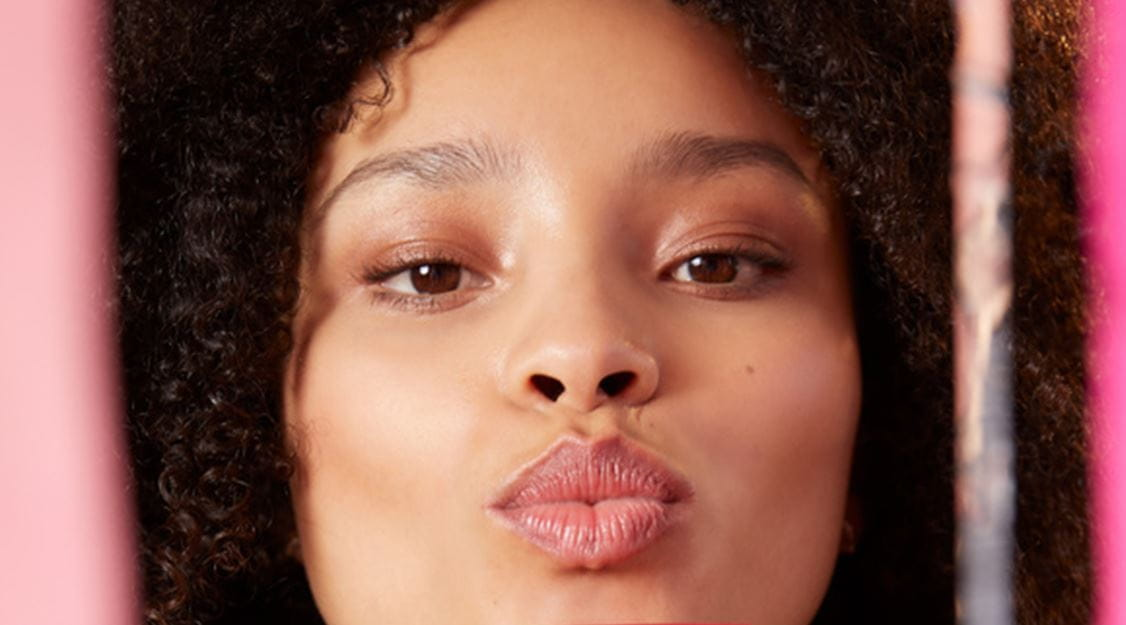
#> input picture img/face.jpg, 1126 x 625 px
$ python binarization.py
#> lines starting #> are read from the running program, lines starting #| are printed output that depends on the picture; after the words box and inside, x2 and y2 are one past the last pixel; in counts of white or black regions, pixels touching at a corner belong together; long printed decimals are rounded
import cv2
import numpy as np
import time

# naive
img =  cv2.imread('img/face.jpg')
#> img is the input picture: shape (625, 1126, 3); mean B, G, R 79.9, 90.6, 138.5
gray_img = cv2.cvtColor(img, cv2.COLOR_BGR2GRAY)
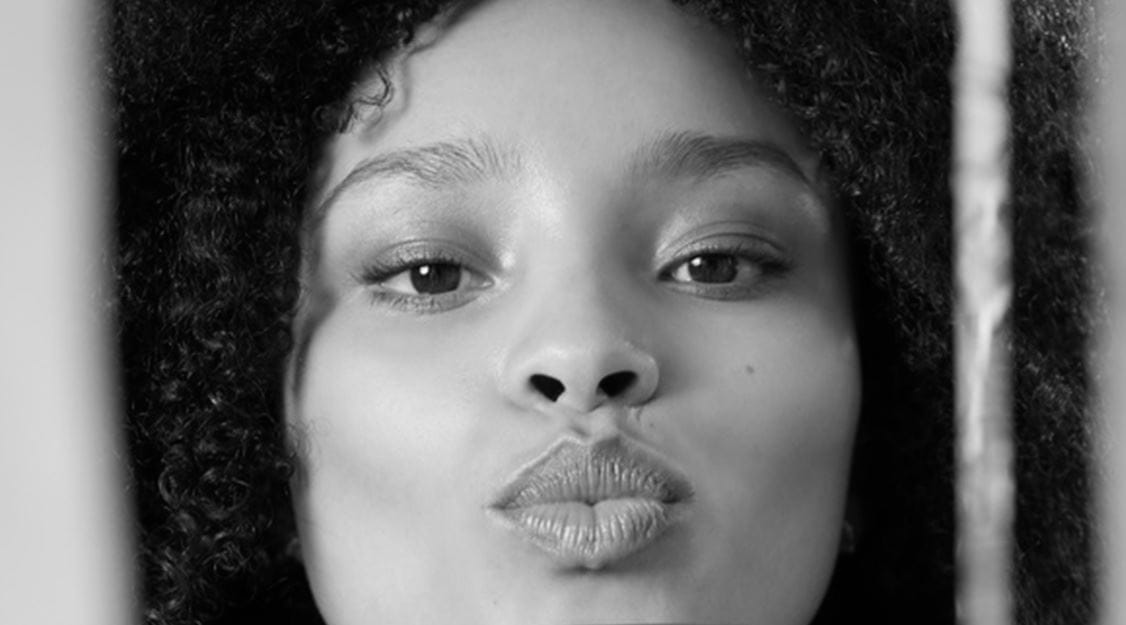
#> gray_img: shape (625, 1126); min 0, max 254, mean 103.7

height, width = gray_img.shape[:2]
#> height = 625; width = 1126

variations = []

naive_otsu_start = time.time()
for T in range(256) :
    white = gray_img[gray_img >= T]
    black = gray_img[gray_img < T]

    # print(len(white))
    # print(len(black))
    white_var = np.var(white)
    if len(white) == 0 :
        white_var = 0
    black_var = np.var(black)
    if len(black) == 0 :
        black_var = 0
    v_within = len(white) * white_var + len(black) * black_var
    variations.append(v_within)
#> this loop made 256 passes
#> v_within on passes 1 to 3: 4.05e+09, 4.05e+09, 4e+09
#> after the loop, variations = 256 values, max 4.05e+09 at index 0, min 716980924.8 at index 100, mean 1.94e+09

best_threshold = np.argmin(variations)
#> best_threshold = 100
naive_otsu_elapse_time = time.time() - naive_otsu_start

print(f'best threshold that has minimum variance is {variations[best_threshold]} when T={best_threshold}' )
#| best threshold that has minimum variance is 716980924.834 when T=100

_, naive_threshed = cv2.threshold(gray_img, best_threshold, 255, cv2.THRESH_BINARY)
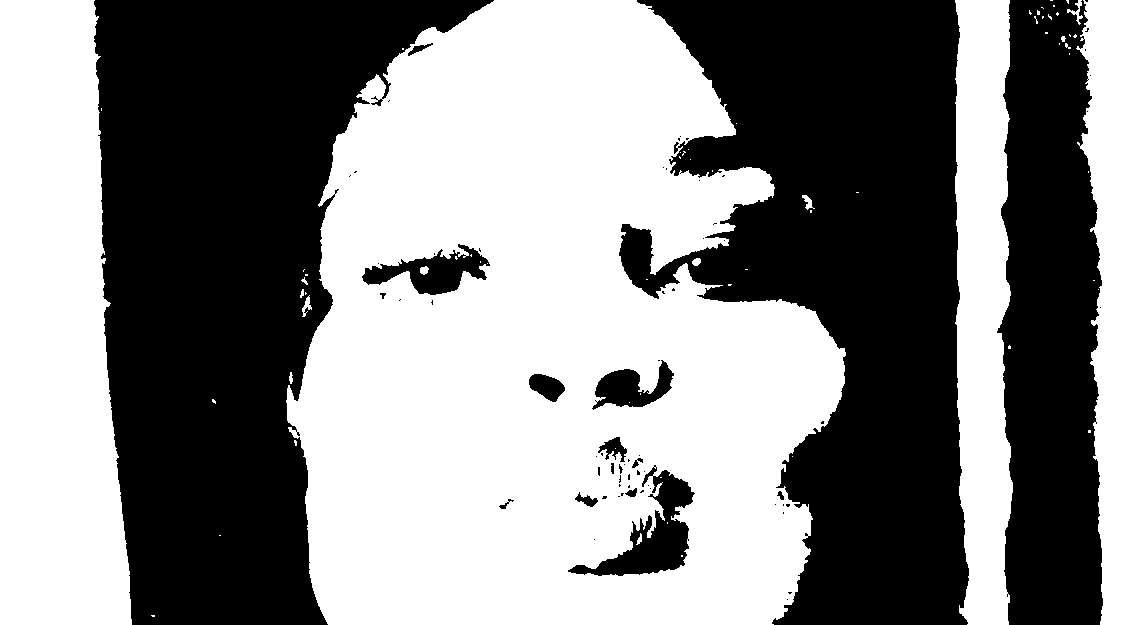
#> naive_threshed: shape (625, 1126); 53% white; 70 black regions (53 under 20 px), largest, box (x1, y1, x2, y2) and area: (94, 0, 494, 625) 139232, (619, 0, 969, 625) 125859, (997, 0, 1103, 625) 54238
_, otsu_threshed = cv2.threshold(gray_img, -1, 255, cv2.THRESH_BINARY | cv2.THRESH_OTSU)
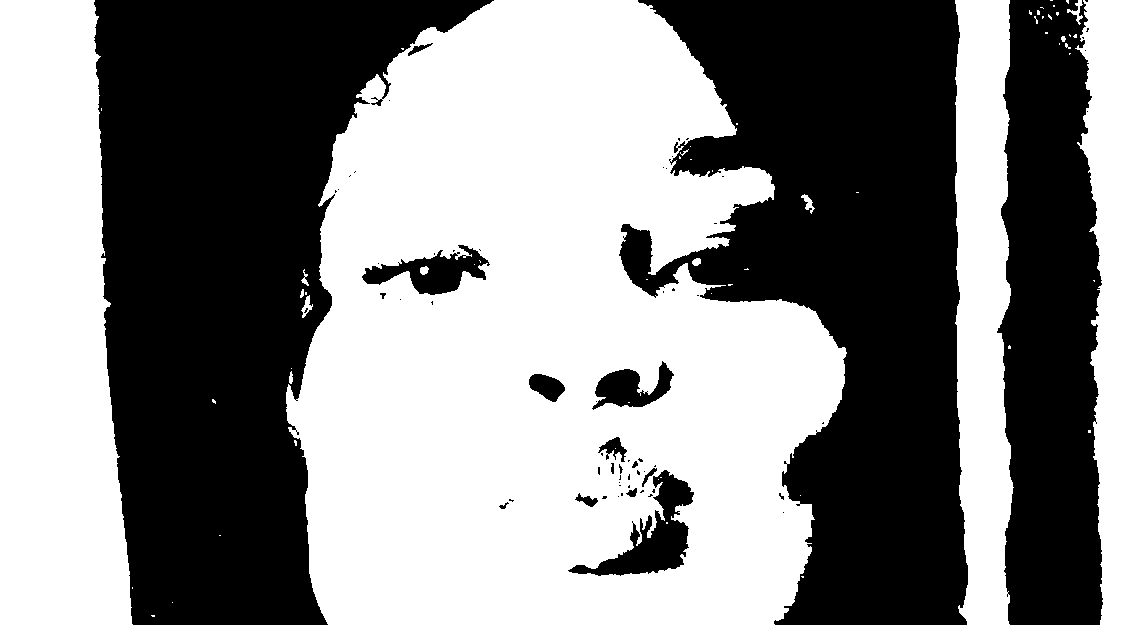
#> otsu_threshed: shape (625, 1126); 53.3% white; 67 black regions (51 under 20 px), largest, box (x1, y1, x2, y2) and area: (94, 0, 494, 625) 138894, (619, 0, 968, 625) 124965, (997, 0, 1103, 625) 53983


# OTSU algorithm : more efficient version
# ## TODO : 값이 naive와 다름. 뭔가 잘못됨.
## 순환식으로 T-1에 대해 구한 값을 활용하여 연산량을 줄임.
## w0(t) = w0(t-1) + h(t)
## mu_0(t) = (w0(t-1)*mu_0(t-1) + t*h(t)) / w0(t)
## mu_1(t) = (mu - w0(t) * mu_0(t)) / (1-w0(t))
## v_between = w_0(t)(1-w_0(t))(mu_0(t) - mu_1(t))**2. v_between이 최대값인 T를 찾아라.

otsu_time = time.time()
mu_total = np.mean(gray_img)
#> mu_total = 103.7
v_total = np.var(gray_img)
#> v_total = 5752.6

variations = []

height, width = gray_img.shape[:2]
prev_w0 = len(gray_img[gray_img == 0]) / (height * width)
#> prev_w0 = 0.000168
prev_mu0 = 0
prev_mu1 = (mu_total - prev_w0 * prev_mu0) / (1- prev_w0)
#> prev_mu1 = 103.8
v_between = prev_w0 * ( 1- prev_w0) * ((prev_mu0 - prev_mu1)**2)
#> v_between = 1.81
variations.append(v_between)

for t in range(1, 256) :

    h_t = len(gray_img[gray_img == t] / (height * width))
    curr_w0 = prev_w0 + h_t
    curr_mu0 = (prev_w0 *  prev_mu0 + t * h_t) / curr_w0
    curr_mu1 = (mu_total - curr_w0 * curr_mu0) / (1 - curr_w0)

    v_between = curr_w0 * (1 - curr_w0) * ((curr_mu0 - curr_mu1)**2)
    variations.append(v_between)

    prev_w0 = curr_w0
    prev_mu0 = curr_mu0
#> this loop made 255 passes
#> (h_t, curr_w0, curr_mu0, curr_mu1, v_between, prev_w0, prev_mu0) on passes 1 to 3: (4731, 4731, 1, 0.978, -10559.2, 4731, 1), (13756, 18487, 1.74, 1.74, -10405.2, 18487, 1.74), (10337, 28824, 2.19, 2.19, -10313.3, 28824, 2.19)
#> after the loop, variations = 256 values, max 1.81 at index 0, min -10559.2 at index 1, mean -3912

best_threshold = np.argmax(variations)
#> best_threshold = 0

otsu_elapse_time = time.time() - otsu_time

print(f'best threshold that has maximum v_between is {variations[best_threshold]} when T={best_threshold}' )
#| best threshold that has maximum v_between is 1.805 when T=0


print(f'naive time : {naive_otsu_elapse_time}\notsu algorithm time : {otsu_elapse_time}')

cv2.imshow('naive search otsu vs cv2 otsu', np.hstack([naive_threshed, otsu_threshed]))
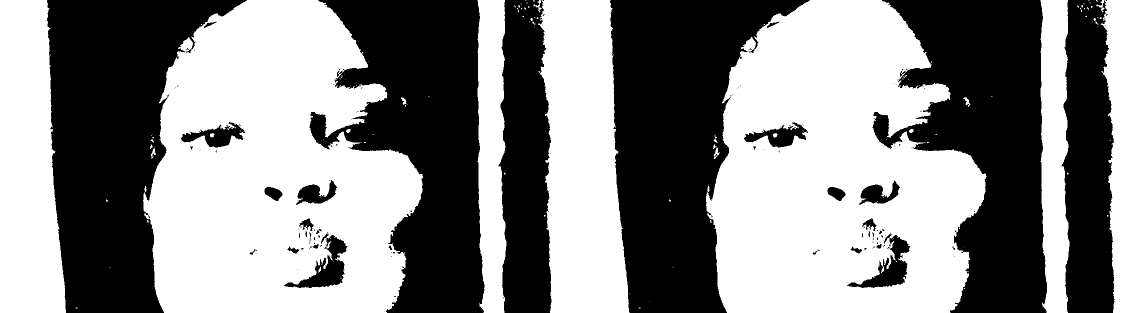
#> window 'naive search otsu vs cv2 otsu': shape (625, 2252) (shown at 1/2 size); 53.1% white; 137 black regions (104 under 20 px), largest, box (x1, y1, x2, y2) and area: (94, 0, 494, 625) 139232, (1220, 0, 1620, 625) 138894, (619, 0, 969, 625) 125859
cv2.waitKey(0)
cv2.destroyAllWindows()

$ run again, with img/crossfit.jpg copied over img/face.jpg
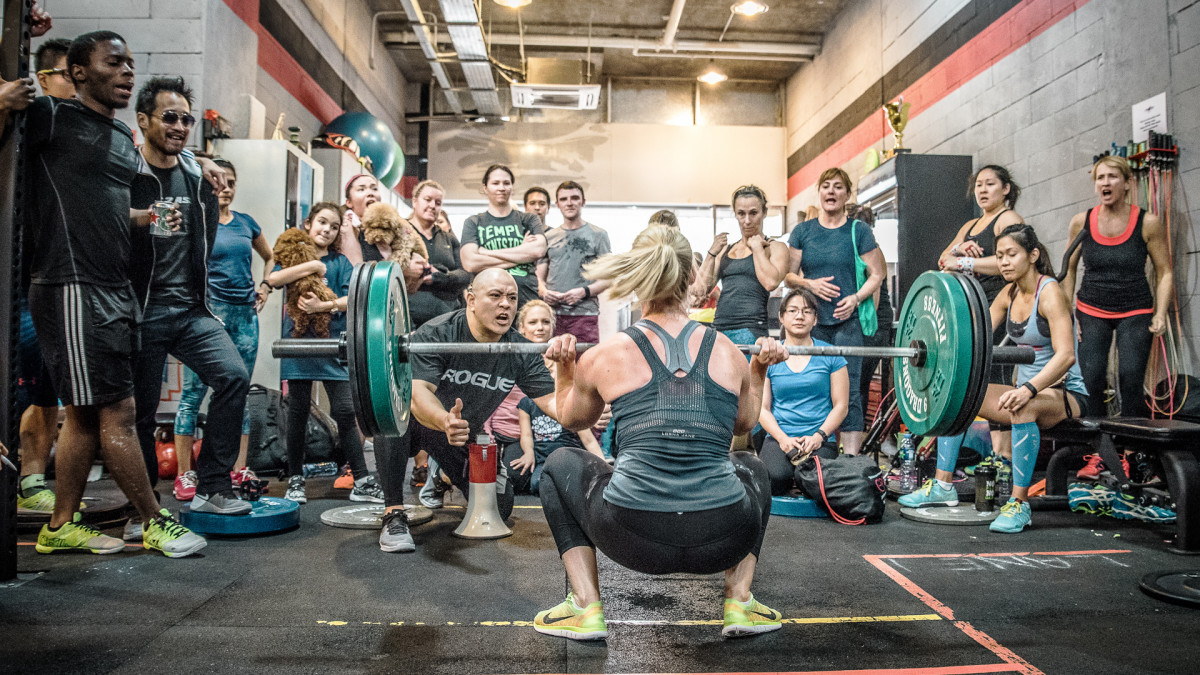
#> input picture img/crossfit.jpg, 1200 x 675 px
#> img is the input picture: shape (675, 1200, 3); mean B, G, R 100.8, 107.4, 110.6
#> the loop `for T in range(256) :` made 256 passes
#> v_within on passes 1 to 3: 3.5e+09, 3.49e+09, 3.47e+09
#> after the loop `for T in range(256) :`: variations = 256 values, max 3.5e+09 at index 0, min 921092521.2 at index 118, mean 1.92e+09
#> `best_threshold = np.argmin(variations)`: best_threshold = 118
#| best threshold that has minimum variance is 921092521.200 when T=118
#> `_, naive_threshed = cv2.threshold(gray_img, best_threshold, 255, cv2.T..`:
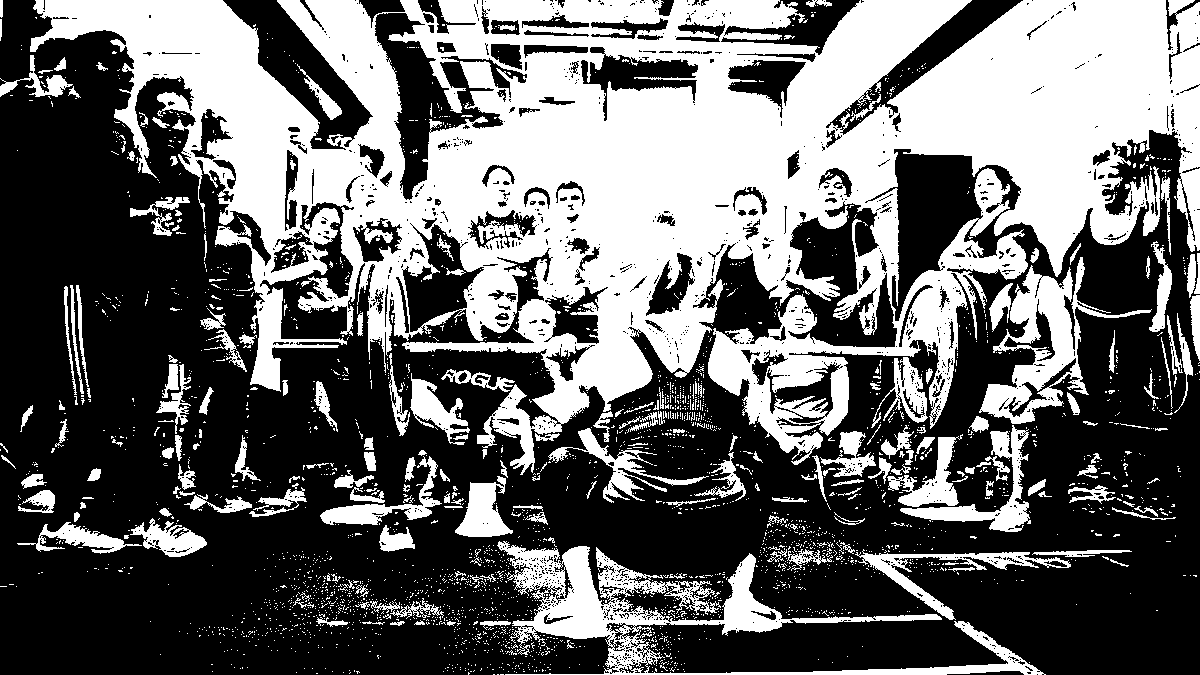
#> naive_threshed: shape (675, 1200); 40.8% white; 2904 white regions (2690 under 20 px), largest, box (x1, y1, x2, y2) and area: (30, 0, 1200, 475) 254633, (497, 541, 1046, 675) 16368, (979, 257, 1152, 424) 7686
#> otsu_threshed: shape (675, 1200); 41.1% white; 2941 white regions (2728 under 20 px), largest, box (x1, y1, x2, y2) and area: (30, 0, 1200, 475) 255966, (480, 541, 1046, 675) 16826, (979, 257, 1152, 424) 7759
#> mu_total = 107.6
#> v_total = 4317.5
#> `prev_w0 = len(gray_img[gray_img == 0]) / (height * width)`: prev_w0 = 0.00123
#> prev_mu1 = 107.7
#> `v_between = prev_w0 * ( 1- prev_w0) * ((prev_mu0 - prev_mu1)**2)`: v_between = 14.21
#> the loop `for t in range(1, 256) : ` made 255 passes
#> (h_t, curr_w0, curr_mu0, curr_mu1, v_between, prev_w0, prev_mu0) on passes 1 to 3: (1297, 1297, 1, 0.918, -11371, 1297, 1), (1786, 3083, 1.58, 1.54, -11242.7, 3083, 1.58), (2262, 5345, 2.18, 2.16, -11114, 5345, 2.18)
#> after the loop `for t in range(1, 256) :`: variations = 256 values, max 14.21 at index 0, min -11371 at index 1, mean -3092.2
#> `best_threshold = np.argmax(variations)`: best_threshold = 0
#| best threshold that has maximum v_between is 14.209 when T=0
#> `cv2.imshow('naive search otsu vs cv2 otsu', np.hstack([naive_threshed,..`:
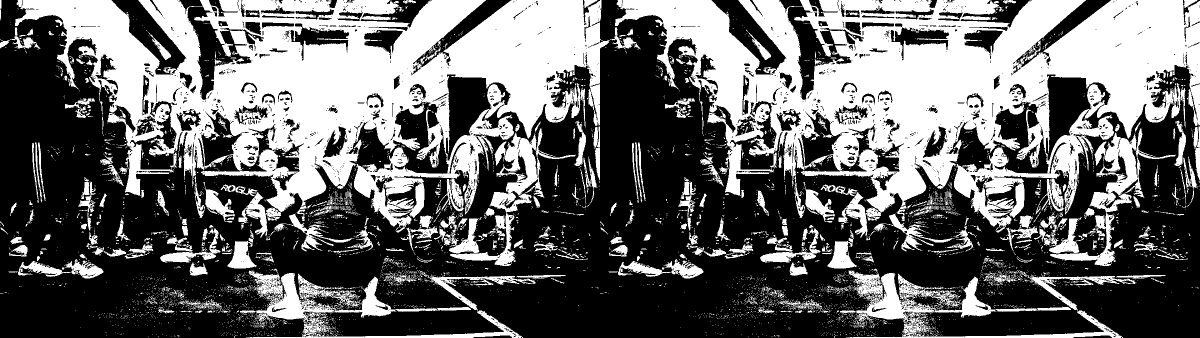
#> window 'naive search otsu vs cv2 otsu': shape (675, 2400) (shown at 1/2 size); 41% white; 5842 white regions (5418 under 20 px), largest, box (x1, y1, x2, y2) and area: (1230, 0, 2400, 475) 255966, (30, 0, 1273, 475) 255541, (1680, 541, 2246, 675) 16826

$ run again, with img/get_monitor_perspective.jpg copied over img/face.jpg
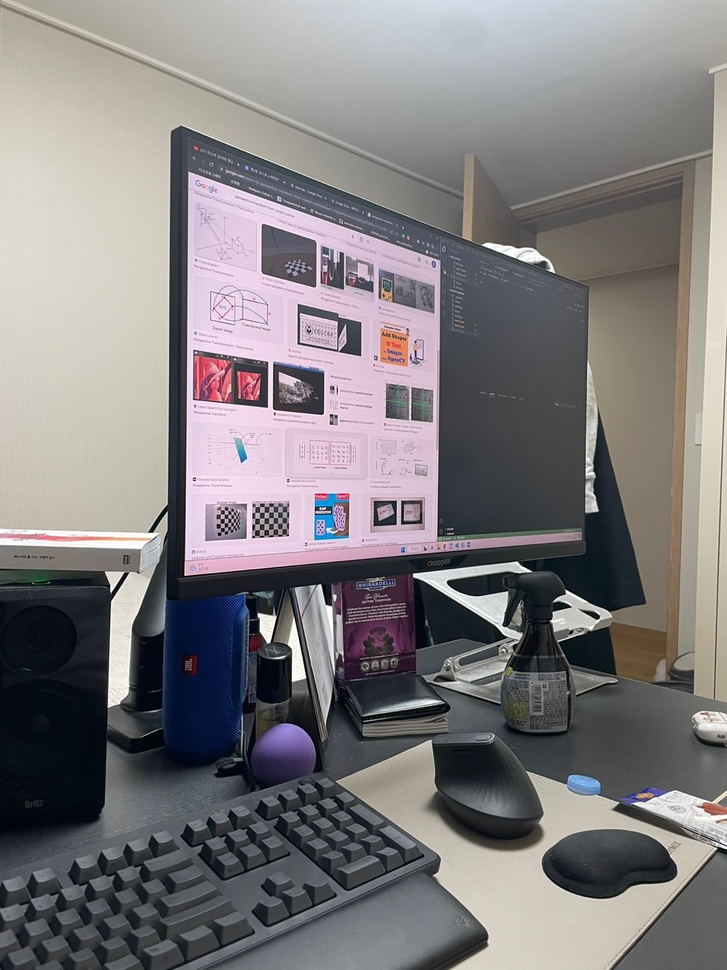
#> input picture img/get_monitor_perspective.jpg, 727 x 970 px, shrunk from 1080 x 1440 before the run
#> img is the input picture: shape (970, 727, 3); mean B, G, R 126.3, 124.8, 127.9
#> the loop `for T in range(256) :` made 256 passes
#> v_within on passes 1 to 3: 3.27e+09, 3.26e+09, 3.26e+09
#> after the loop `for T in range(256) :`: variations = 256 values, max 3.27e+09 at index 0, min 702795274.6 at index 129, mean 1.75e+09
#> `best_threshold = np.argmin(variations)`: best_threshold = 129
#| best threshold that has minimum variance is 702795274.599 when T=129
#> `_, naive_threshed = cv2.threshold(gray_img, best_threshold, 255, cv2.T..`:
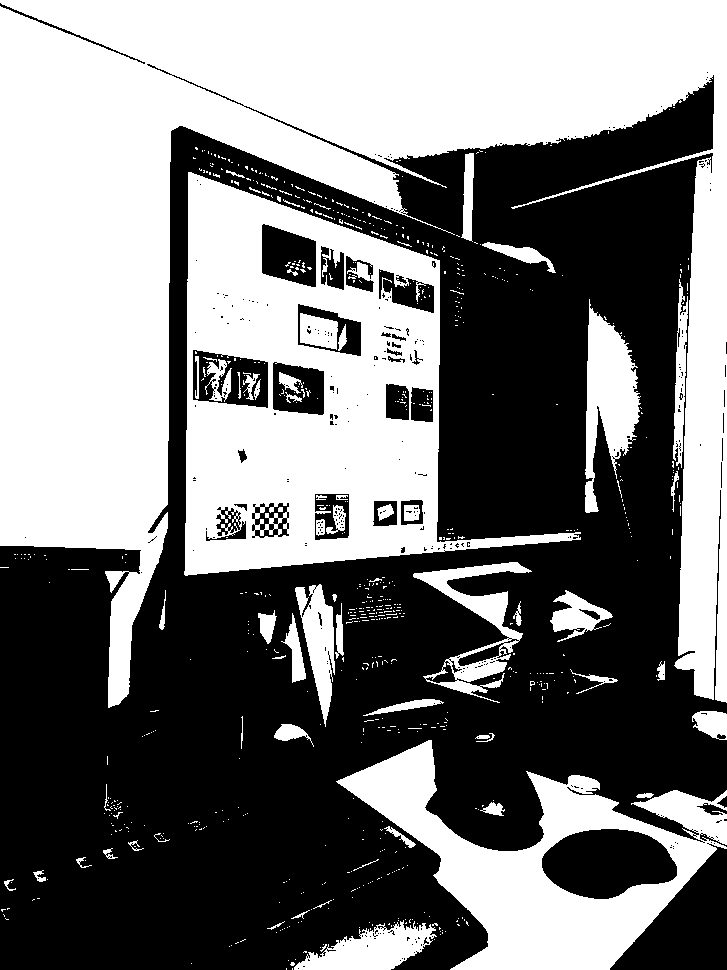
#> naive_threshed: shape (970, 727); 47.5% white; 728 white regions (662 under 20 px), largest, box (x1, y1, x2, y2) and area: (0, 0, 727, 708) 200442, (184, 172, 581, 576) 69585, (336, 740, 727, 970) 33129
#> otsu_threshed: shape (970, 727); 47.9% white; 747 white regions (683 under 20 px), largest, box (x1, y1, x2, y2) and area: (0, 0, 727, 708) 202892, (184, 172, 581, 576) 69796, (336, 740, 727, 970) 33171
#> mu_total = 125.9
#> v_total = 4631.4
#> `prev_w0 = len(gray_img[gray_img == 0]) / (height * width)`: prev_w0 = 8.93e-05
#> prev_mu1 = 125.9
#> `v_between = prev_w0 * ( 1- prev_w0) * ((prev_mu0 - prev_mu1)**2)`: v_between = 1.42
#> the loop `for t in range(1, 256) : ` made 255 passes
#> (h_t, curr_w0, curr_mu0, curr_mu1, v_between, prev_w0, prev_mu0) on passes 1 to 3: (291, 291, 1, 0.569, -15654.4, 291, 1), (290, 581, 1.5, 1.28, -15502.8, 581, 1.5), (448, 1029, 2.15, 2.03, -15328.9, 1029, 2.15)
#> after the loop `for t in range(1, 256) :`: variations = 256 values, max 1.42 at index 0, min -15654.4 at index 1, mean -4855.7
#> `best_threshold = np.argmax(variations)`: best_threshold = 0
#| best threshold that has maximum v_between is 1.416 when T=0
#> `cv2.imshow('naive search otsu vs cv2 otsu', np.hstack([naive_threshed,..`:
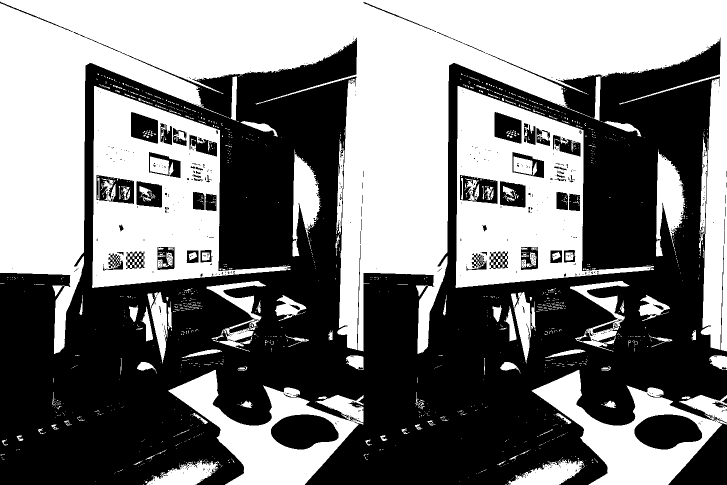
#> window 'naive search otsu vs cv2 otsu': shape (970, 1454) (shown at 1/2 size); 47.7% white; 1473 white regions (1344 under 20 px), largest, box (x1, y1, x2, y2) and area: (0, 0, 1454, 708) 403346, (911, 172, 1308, 576) 69796, (184, 172, 581, 576) 69585
